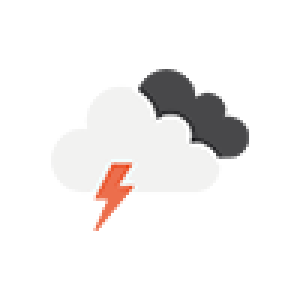
#> input picture icons/11d@2x.png, 100 x 100 px (shown 3 times larger); its folder holds 3 pictures in this run
$ python utils.py
#> lines starting #> are read from the running program, lines starting #| are printed output that depends on the picture
import requests
from PIL import Image
from io import BytesIO
from os import path


def open_weather_map_icon(code):
#> called with code = '11d'
    if path.exists('icons/{}@2x.png'.format(code)):
        image = Image.open('icons/{}@2x.png'.format(code))
#> image is the input picture: PIL image 100x100 RGBA; mean R, G, B, A 71.7, 67.6, 66.4, 49.5
    else:
        icon = requests.get('https://openweathermap.org/img/wn/{}@2x.png'.format(code))

        image = Image.open(BytesIO(icon.content))

        image.save('icons/{}@2x.png'.format(code))

    # image.show()

    canvas = Image.new('RGB', image.size, (255, 255, 255))
#> canvas: PIL image 100x100 RGB; every value is 255

    canvas.paste(image, mask=image)

    canvas = canvas.crop((15, 15, canvas.size[0] - 15, canvas.size[1] - 15))
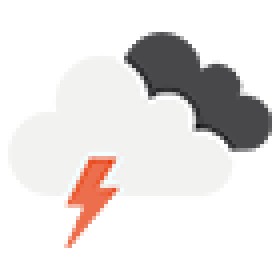
#> canvas: PIL image 70x70 RGB (shown 4 times larger); mean R, G, B 231.7, 228.3, 227.4

    canvas.thumbnail((canvas.size[0] * 0.8, canvas.size[1] * 0.8))
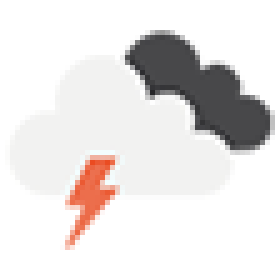
#> canvas: PIL image 56x56 RGB (shown 5 times larger); mean R, G, B 231.6, 228.2, 227.2

    # canvas.show()

    red_image = Image.new('1', canvas.size, 1)
#> red_image: PIL image 56x56 1; every value is 1
    black_image = Image.new('1', canvas.size, 1)

    red_pixels = red_image.load()
    black_pixels = black_image.load()

    red, green, blue = canvas.split()
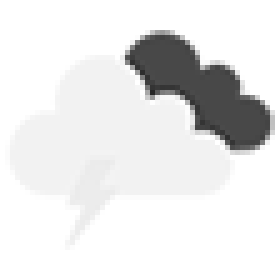
#> red: PIL image 56x56 L (shown 5 times larger); min 36, max 255, mean 231.6
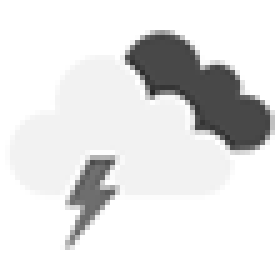
#> green: PIL image 56x56 L (shown 5 times larger); min 36, max 255, mean 228.2
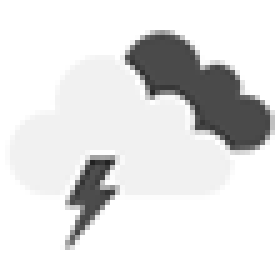
#> blue: PIL image 56x56 L (shown 5 times larger); min 33, max 255, mean 227.2

    for i in range(canvas.size[0]):
        for j in range(canvas.size[1]):
            if red.getpixel((i, j)) == 255:
                continue

            if red.getpixel((i, j)) > 220 and blue.getpixel((i, j)) < 235:
                red_pixels[i, j] = 0
            else:
                black_pixels[i, j] = 0

    return red_image, black_image


if __name__ == '__main__':
    open_weather_map_icon('11d')
